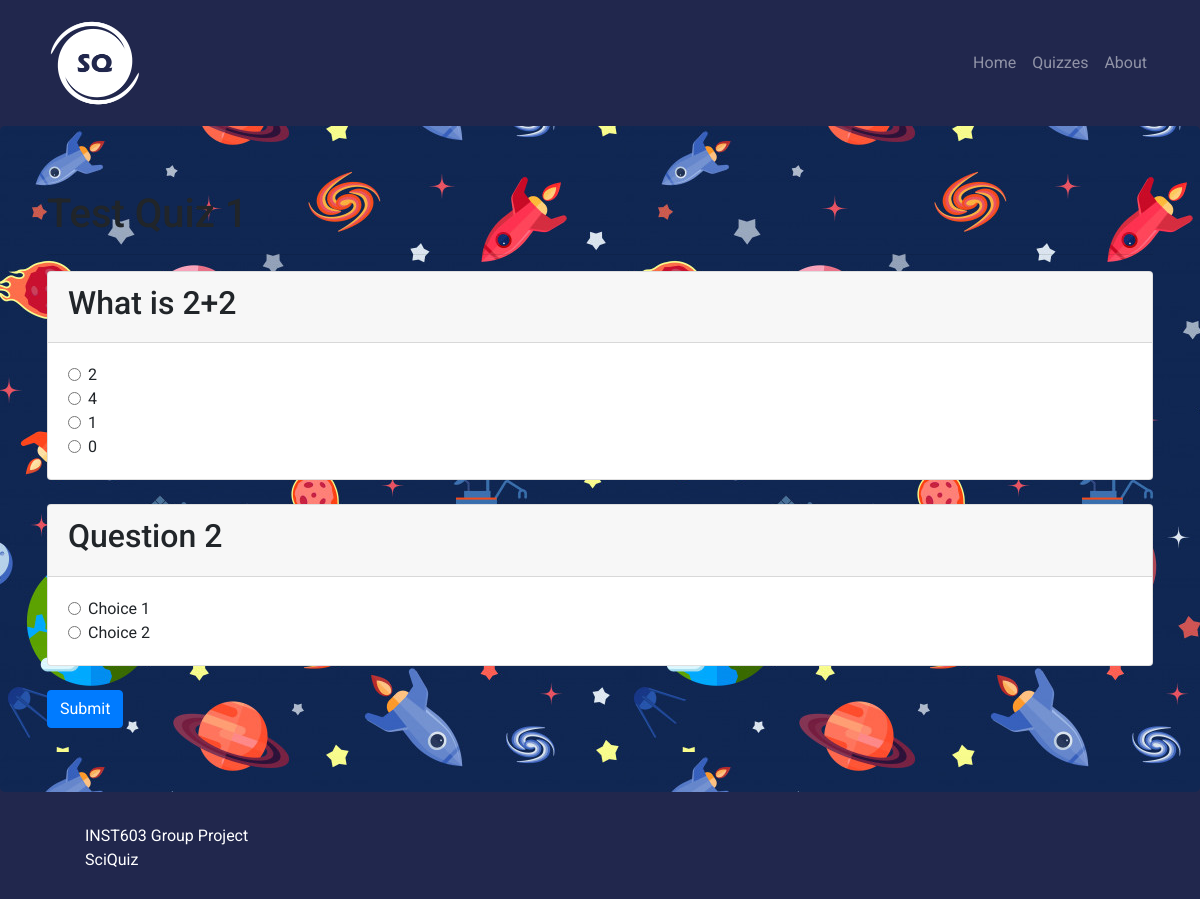
The app's page /quiz/1/ with its own data.
### quiz/models.py (models this page shows)
class Quiz(models.Model):
    def __str__(self):
        return self.title
    title = models.CharField(default='',max_length=1000)
    topic = models.CharField(default='Other',max_length=100,choices=TOPICS)
    difficulty = models.CharField(default='Easy',max_length=100,choices=DIFFICULTIES)
    thumbnail = models.ImageField(default=None)
    description = models.TextField(default='')

class Question(models.Model):
    def __str__(self):
        return self.title
    title = models.CharField(default='',max_length=1000)
    description = models.TextField(default="")
    quiz = models.ForeignKey(Quiz, on_delete=models.CASCADE,default=None)

class Choice(models.Model):
    def __str__(self):
        return self.choice_text
    question = models.ForeignKey(Question, on_delete=models.CASCADE)
    choice_text = models.CharField(max_length=1000)
    is_correct = models.BooleanField(default=False)

### quiz/views.py (the view)
# urls.py: path('<int:quiz_id>/', views.quiz_questions, name='questions'),
def quiz_questions(request,quiz_id):
    context = {}
    res = request.POST
    context['message'] = False
    def checkAnswers(res):
        print(res)
        score = 0
        total_questions = 0
        incorrect = []
        for i in res:
            if i == "csrfmiddlewaretoken":
                continue
            elif res[i] == "True":
                score += 1
                total_questions += 1
            else:
                incorrect.append(Question.objects.get(title=i))
                total_questions += 1
        context['incorrect'] = incorrect
        if total_questions == 0:
            return 0
        else:
            return int((score/total_questions)*100)
    if res:
        context['message'] = True
        context['score'] = checkAnswers(res)
    try:
        quiz = Quiz.objects.filter(pk=quiz_id)
        quiz = quiz[0]
        questions = Question.objects.filter(quiz=quiz)
    except:
        print('404')
    context['quiz'] = quiz
    context['questions'] = questions
    print(context)
    return render(request,'quiz_questions.html',context)

### quiz/templates/quiz_questions.html (shortened to what this page needs)
{% extends "base.html" %} {% block content %} {% load static %}
<div class="jumbotron">
  <div class="container">
    <h1>{{quiz}}</h1>
    <hr />
    <form action="" method="POST">
      {% csrf_token %} {% for question in questions %}
      <div class="card">
        <div class="card-header">
          <h2 class="">{{question}}</h2>
        </div>
        <div class="card-body">
          {% for choice in question.choice_set.all %}
          <div class="form-check">
            <input
              required
              id="{{choice}}-{{question}}"
              class="form-check-input"
              type="radio"
              value="{{choice.is_correct}}"
              name="{{question}}"
            />
            <label for="{{choice}}" class="form-check-label">{{choice}}</label>
          </div>
          {% endfor %}
        </div>
      </div>
      <br />
      {% endfor %}
      <button type="submit" class="btn btn-primary">Submit</button>
    </form>
  </div>
</div>
{%endblock%}

### nasaswyk/static/css/main.css (style rules this page uses)
body { font-family: "Roboto", sans-serif; background-color: #21274d; }

### records on screen
Quiz: title "Test Quiz 1"
Question: title "What is 2+2"
Choice: choice_text "2"
Choice: choice_text "4"
Choice: choice_text "1"
Choice: choice_text "0"
Question: title "Question 2"
Choice: choice_text "Choice 1"
Choice: choice_text "Choice 2"
